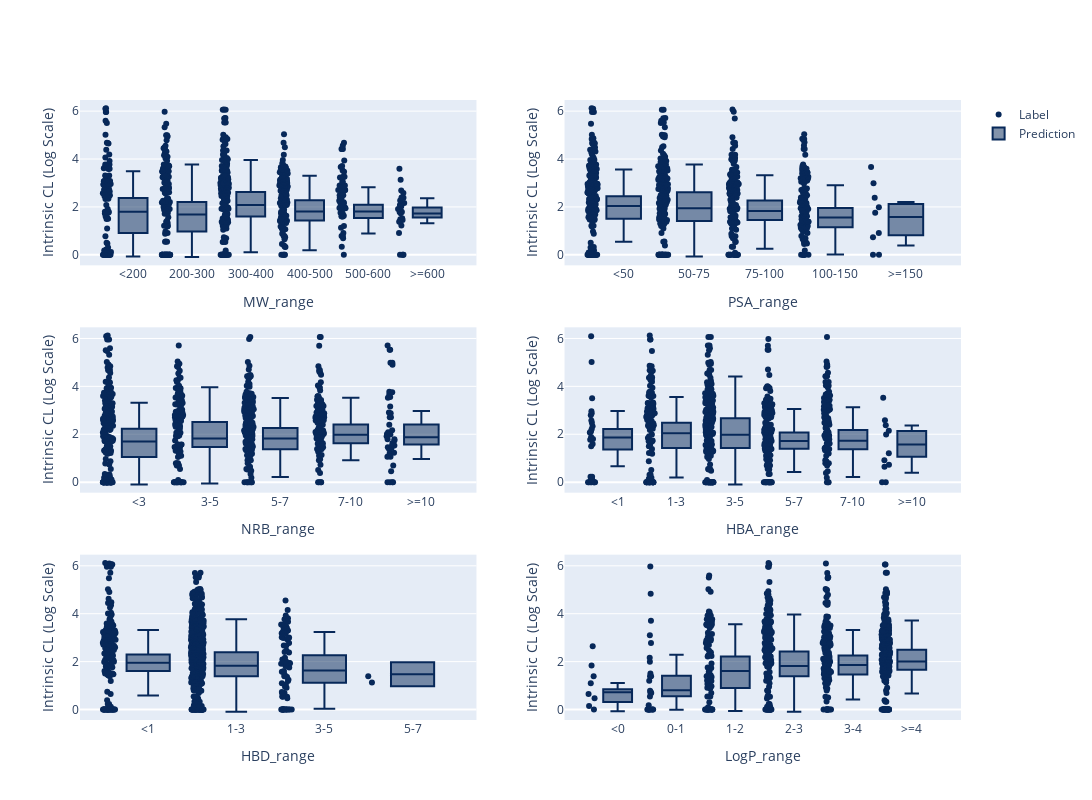

The code cell stored with this chart in its notebook:
### Code cell
import os
import pandas as pd
import numpy as np

import plotly.graph_objects as go
from plotly.subplots import make_subplots


result_path = f"./results/ClintPreds_fin_box_biomarker_rdkit/decoder_newdata_nonvivo_r2_0.039/results.csv"
## -- predict plot save -- ##
x_axisName = ["MW_range", "PSA_range", "NRB_range", "HBA_range", "HBD_range", "LogP_range"]

MW_label = ["<200", "200-300", "300-400", "400-500", "500-600",">=600"]
PSA_label = ["<50", "50-75", "75-100", "100-150", ">=150"]
NRB_label = ["<3", "3-5", "5-7", "7-10", ">=10"]
HBA_label = ["<1", "1-3", "3-5", "5-7", "7-10", ">=10"]
HBD_label = ["<1", "1-3", "3-5", "5-7", "7-10", ">=10"]
LogP_label = ["<0", "0-1", "1-2", "2-3", "3-4",">=4"]

category_list = [MW_label, PSA_label, NRB_label, HBA_label, HBD_label, LogP_label]

df_plot = pd.read_csv(result_path)
y_labels, y_predict = df_plot['Clint'], df_plot['predict']
fig = make_subplots(rows=3, cols=2)

for idx, axisName in enumerate(x_axisName):
    x_labels, x_predict = df_plot[axisName], df_plot[axisName]
    row_numb, col_numb = (idx // 2) + 1, (idx % 2) + 1
    showlegend=False if idx != 0 else True
    fig.add_trace(go.Box(x=x_labels, y=y_labels,
                        name="Label",
                        pointpos=-1.8,
                        boxpoints='all', # represent all points
                        marker_color='rgb(7,40,89)',
                        line_color='rgba(0,0,0,0)',
                        fillcolor= 'rgba(0,0,0,0)',
                        legendgroup=f"{idx+1}",
                        showlegend=showlegend), row=row_numb, col=col_numb)
    
    fig.add_trace(go.Box(x=x_predict, y=y_predict,
                            name="Prediction",
                            # jitter=0.3,
                            pointpos=0,
                            boxpoints='all', # represent all points
                            marker_color='rgba(0,0,0,0)',
                            line_color='rgba(7,40,89,1)',
                            legendgroup=f"{idx+1}",
                            showlegend=showlegend), row=row_numb, col=col_numb)
        
    fig.update_xaxes(title_text=x_axisName[idx], categoryorder='array', categoryarray= category_list[idx], row=row_numb, col=col_numb)
    fig.update_yaxes(title_text='Intrinsic CL (Log Scale)', row=row_numb, col=col_numb)


fig.update_layout(
    height=800, 
    width=1200, 
    # title_text="Compare Observed Clint to Prediction results", 
    # legend_tracegroupgap = 200,
)

# fig.write_image(os.path.join("../", save_path))
# fig.write_image(save_path)
fig.show()

### Figure 1 — Plotly figure (JSON) as saved in the notebook; plotly's stock layout.template omitted (floating-point values rounded to 4 significant figures; data arrays with more than 128 entries replaced by an {"elided": "..."} marker saying what was removed)
{"data": [{"boxpoints": "all", "fillcolor": "rgba(0,0,0,0)", "legendgroup": "1", "line": {"color": "rgba(0,0,0,0)"}, "marker": {"color": "rgb(7,40,89)"}, "name": "Label", "pointpos": -1.8, "showlegend": true, "type": "box", "x": {"elided": "605 str values"}, "xaxis": "x", "y": {"elided": "605 float values"}, "yaxis": "y"}, {"boxpoints": "all", "legendgroup": "1", "line": {"color": "rgba(7,40,89,1)"}, "marker": {"color": "rgba(0,0,0,0)"}, "name": "Prediction", "pointpos": 0, "showlegend": true, "type": "box", "x": {"elided": "605 str values"}, "xaxis": "x", "y": {"elided": "605 float values"}, "yaxis": "y"}, {"boxpoints": "all", "fillcolor": "rgba(0,0,0,0)", "legendgroup": "2", "line": {"color": "rgba(0,0,0,0)"}, "marker": {"color": "rgb(7,40,89)"}, "name": "Label", "pointpos": -1.8, "showlegend": false, "type": "box", "x": {"elided": "605 str values"}, "xaxis": "x2", "y": {"elided": "605 float values"}, "yaxis": "y2"}, {"boxpoints": "all", "legendgroup": "2", "line": {"color": "rgba(7,40,89,1)"}, "marker": {"color": "rgba(0,0,0,0)"}, "name": "Prediction", "pointpos": 0, "showlegend": false, "type": "box", "x": {"elided": "605 str values"}, "xaxis": "x2", "y": {"elided": "605 float values"}, "yaxis": "y2"}, {"boxpoints": "all", "fillcolor": "rgba(0,0,0,0)", "legendgroup": "3", "line": {"color": "rgba(0,0,0,0)"}, "marker": {"color": "rgb(7,40,89)"}, "name": "Label", "pointpos": -1.8, "showlegend": false, "type": "box", "x": {"elided": "605 str values"}, "xaxis": "x3", "y": {"elided": "605 float values"}, "yaxis": "y3"}, {"boxpoints": "all", "legendgroup": "3", "line": {"color": "rgba(7,40,89,1)"}, "marker": {"color": "rgba(0,0,0,0)"}, "name": "Prediction", "pointpos": 0, "showlegend": false, "type": "box", "x": {"elided": "605 str values"}, "xaxis": "x3", "y": {"elided": "605 float values"}, "yaxis": "y3"}, {"boxpoints": "all", "fillcolor": "rgba(0,0,0,0)", "legendgroup": "4", "line": {"color": "rgba(0,0,0,0)"}, "marker": {"color": "rgb(7,40,89)"}, "name": "Label", "pointpos": -1.8, "showlegend": false, "type": "box", "x": {"elided": "605 str values"}, "xaxis": "x4", "y": {"elided": "605 float values"}, "yaxis": "y4"}, {"boxpoints": "all", "legendgroup": "4", "line": {"color": "rgba(7,40,89,1)"}, "marker": {"color": "rgba(0,0,0,0)"}, "name": "Prediction", "pointpos": 0, "showlegend": false, "type": "box", "x": {"elided": "605 str values"}, "xaxis": "x4", "y": {"elided": "605 float values"}, "yaxis": "y4"}, {"boxpoints": "all", "fillcolor": "rgba(0,0,0,0)", "legendgroup": "5", "line": {"color": "rgba(0,0,0,0)"}, "marker": {"color": "rgb(7,40,89)"}, "name": "Label", "pointpos": -1.8, "showlegend": false, "type": "box", "x": {"elided": "605 str values"}, "xaxis": "x5", "y": {"elided": "605 float values"}, "yaxis": "y5"}, {"boxpoints": "all", "legendgroup": "5", "line": {"color": "rgba(7,40,89,1)"}, "marker": {"color": "rgba(0,0,0,0)"}, "name": "Prediction", "pointpos": 0, "showlegend": false, "type": "box", "x": {"elided": "605 str values"}, "xaxis": "x5", "y": {"elided": "605 float values"}, "yaxis": "y5"}, {"boxpoints": "all", "fillcolor": "rgba(0,0,0,0)", "legendgroup": "6", "line": {"color": "rgba(0,0,0,0)"}, "marker": {"color": "rgb(7,40,89)"}, "name": "Label", "pointpos": -1.8, "showlegend": false, "type": "box", "x": {"elided": "605 str values"}, "xaxis": "x6", "y": {"elided": "605 float values"}, "yaxis": "y6"}, {"boxpoints": "all", "legendgroup": "6", "line": {"color": "rgba(7,40,89,1)"}, "marker": {"color": "rgba(0,0,0,0)"}, "name": "Prediction", "pointpos": 0, "showlegend": false, "type": "box", "x": {"elided": "605 str values"}, "xaxis": "x6", "y": {"elided": "605 float values"}, "yaxis": "y6"}], "layout": {"height": 800, "width": 1200, "xaxis": {"anchor": "y", "categoryarray": ["<200", "200-300", "300-400", "400-500", "500-600", ">=600"], "categoryorder": "array", "domain": [0, 0.45], "title": {"text": "MW_range"}}, "xaxis2": {"anchor": "y2", "categoryarray": ["<50", "50-75", "75-100", "100-150", ">=150"], "categoryorder": "array", "domain": [0.55, 1], "title": {"text": "PSA_range"}}, "xaxis3": {"anchor": "y3", "categoryarray": ["<3", "3-5", "5-7", "7-10", ">=10"], "categoryorder": "array", "domain": [0, 0.45], "title": {"text": "NRB_range"}}, "xaxis4": {"anchor": "y4", "categoryarray": ["<1", "1-3", "3-5", "5-7", "7-10", ">=10"], "categoryorder": "array", "domain": [0.55, 1], "title": {"text": "HBA_range"}}, "xaxis5": {"anchor": "y5", "categoryarray": ["<1", "1-3", "3-5", "5-7", "7-10", ">=10"], "categoryorder": "array", "domain": [0, 0.45], "title": {"text": "HBD_range"}}, "xaxis6": {"anchor": "y6", "categoryarray": ["<0", "0-1", "1-2", "2-3", "3-4", ">=4"], "categoryorder": "array", "domain": [0.55, 1], "title": {"text": "LogP_range"}}, "yaxis": {"anchor": "x", "domain": [0.7333, 1], "title": {"text": "Intrinsic CL (Log Scale)"}}, "yaxis2": {"anchor": "x2", "domain": [0.7333, 1], "title": {"text": "Intrinsic CL (Log Scale)"}}, "yaxis3": {"anchor": "x3", "domain": [0.3667, 0.6333], "title": {"text": "Intrinsic CL (Log Scale)"}}, "yaxis4": {"anchor": "x4", "domain": [0.3667, 0.6333], "title": {"text": "Intrinsic CL (Log Scale)"}}, "yaxis5": {"anchor": "x5", "domain": [0, 0.2667], "title": {"text": "Intrinsic CL (Log Scale)"}}, "yaxis6": {"anchor": "x6", "domain": [0, 0.2667], "title": {"text": "Intrinsic CL (Log Scale)"}}}}
